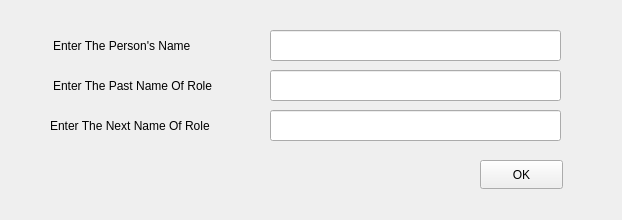
<?xml version="1.0" encoding="UTF-8"?>
<ui version="4.0">
 <class>editPerson</class>
 <widget class="QWidget" name="editPerson">
  <property name="geometry">
   <rect>
    <x>0</x>
    <y>0</y>
    <width>622</width>
    <height>220</height>
   </rect>
  </property>
  <property name="windowTitle">
   <string>Form</string>
  </property>
  <widget class="QLineEdit" name="lineEdit_nameorg_2">
   <property name="geometry">
    <rect>
     <x>270</x>
     <y>110</y>
     <width>291</width>
     <height>31</height>
    </rect>
   </property>
  </widget>
  <widget class="QLabel" name="label_2">
   <property name="geometry">
    <rect>
     <x>50</x>
     <y>100</y>
     <width>221</width>
     <height>51</height>
    </rect>
   </property>
   <property name="styleSheet">
    <string notr="true">font: 700 9pt &quot;Segoe UI&quot;;</string>
   </property>
   <property name="text">
    <string>Enter The Next Name Of Role</string>
   </property>
  </widget>
  <widget class="QPushButton" name="pushButton_ok">
   <property name="geometry">
    <rect>
     <x>480</x>
     <y>160</y>
     <width>83</width>
     <height>29</height>
    </rect>
   </property>
   <property name="cursor">
    <cursorShape>OpenHandCursor</cursorShape>
   </property>
   <property name="text">
    <string>OK</string>
   </property>
  </widget>
  <widget class="QLabel" name="label">
   <property name="geometry">
    <rect>
     <x>53</x>
     <y>60</y>
     <width>281</width>
     <height>51</height>
    </rect>
   </property>
   <property name="styleSheet">
    <string notr="true">color: rgb(0, 0, 0);
font: 700 9pt &quot;Segoe UI&quot;;</string>
   </property>
   <property name="text">
    <string>Enter The Past Name Of Role</string>
   </property>
  </widget>
  <widget class="QLineEdit" name="lineEdit_nameorg">
   <property name="geometry">
    <rect>
     <x>270</x>
     <y>70</y>
     <width>291</width>
     <height>31</height>
    </rect>
   </property>
  </widget>
  <widget class="QLabel" name="label_3">
   <property name="geometry">
    <rect>
     <x>53</x>
     <y>20</y>
     <width>281</width>
     <height>51</height>
    </rect>
   </property>
   <property name="styleSheet">
    <string notr="true">color: rgb(0, 0, 0);
font: 700 9pt &quot;Segoe UI&quot;;</string>
   </property>
   <property name="text">
    <string>Enter The Person's Name</string>
   </property>
  </widget>
  <widget class="QLineEdit" name="lineEdit_nameorg_3">
   <property name="geometry">
    <rect>
     <x>270</x>
     <y>30</y>
     <width>291</width>
     <height>31</height>
    </rect>
   </property>
  </widget>
 </widget>
 <resources/>
 <connections/>
</ui>
